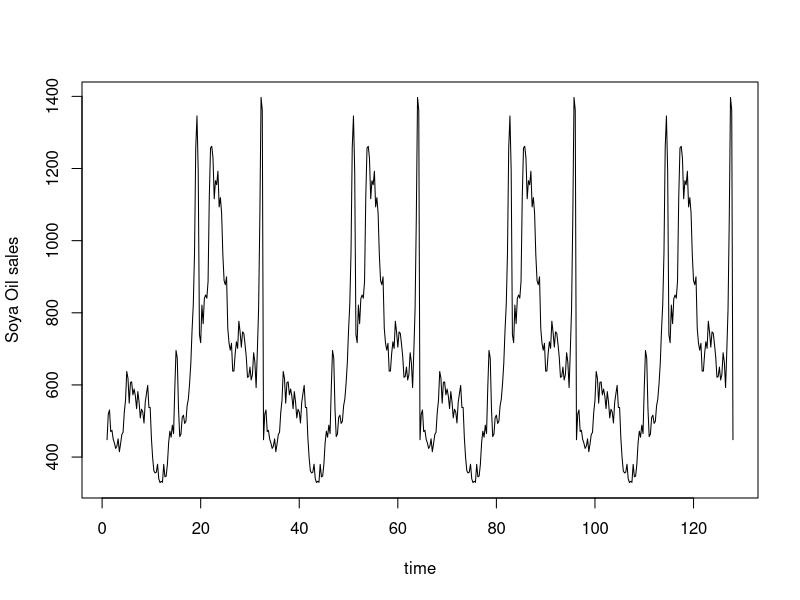
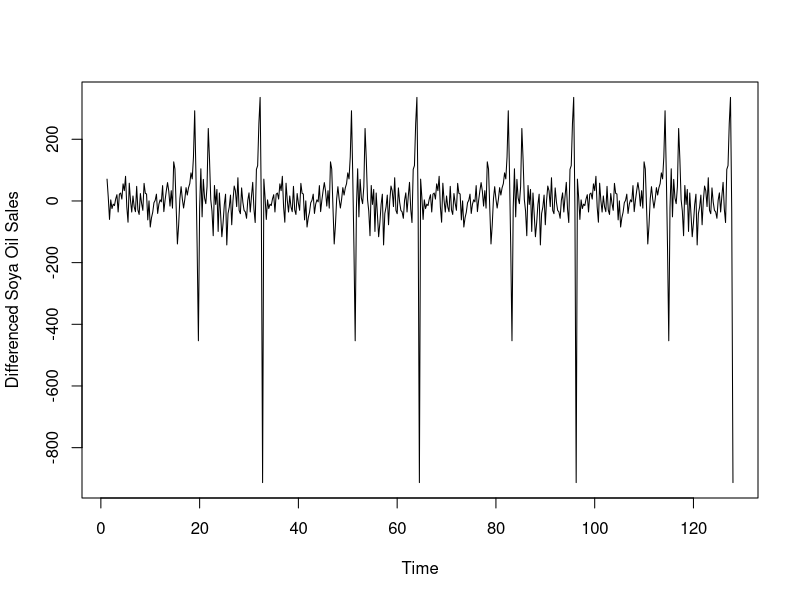
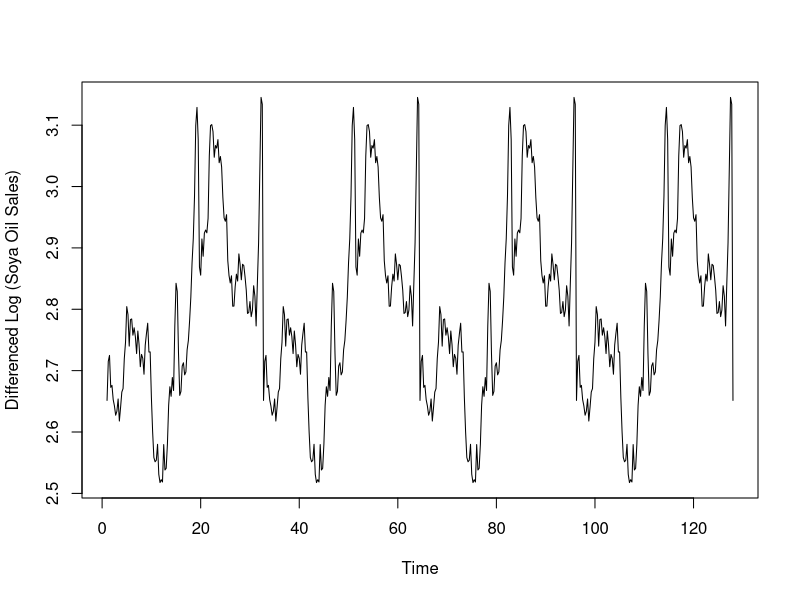
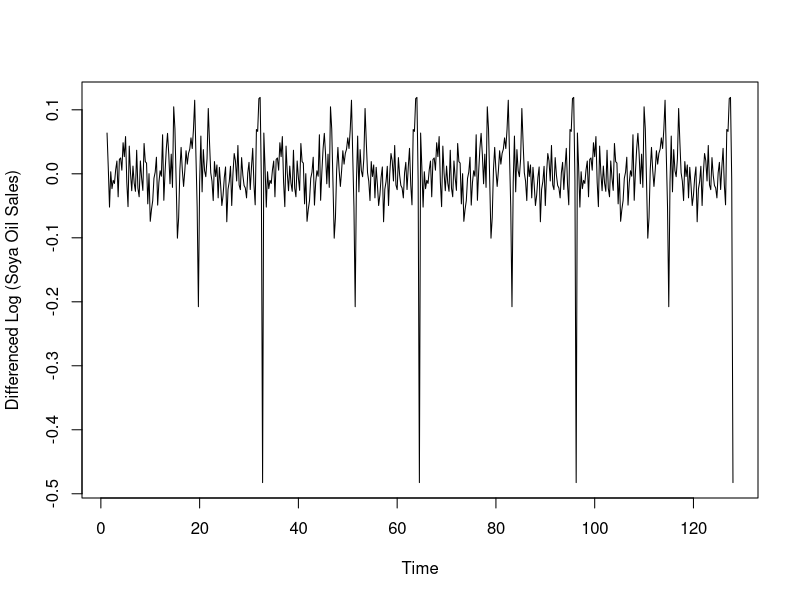
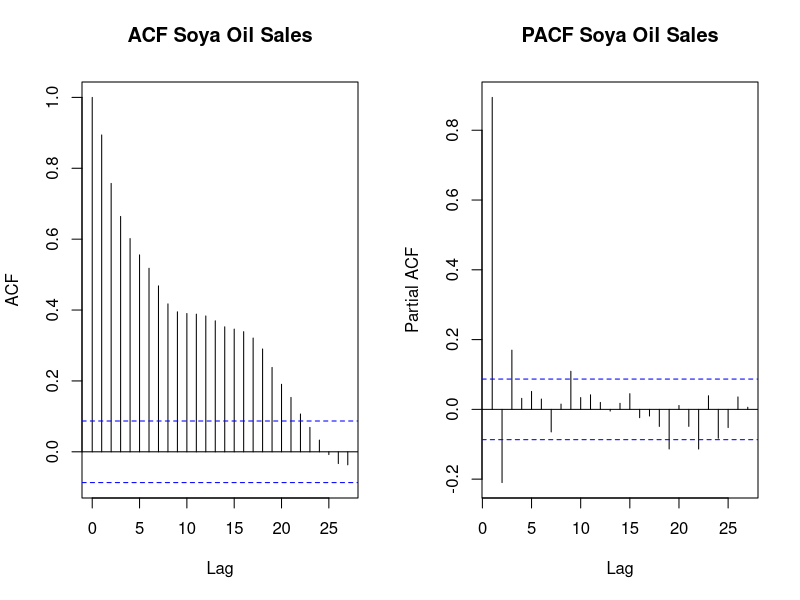
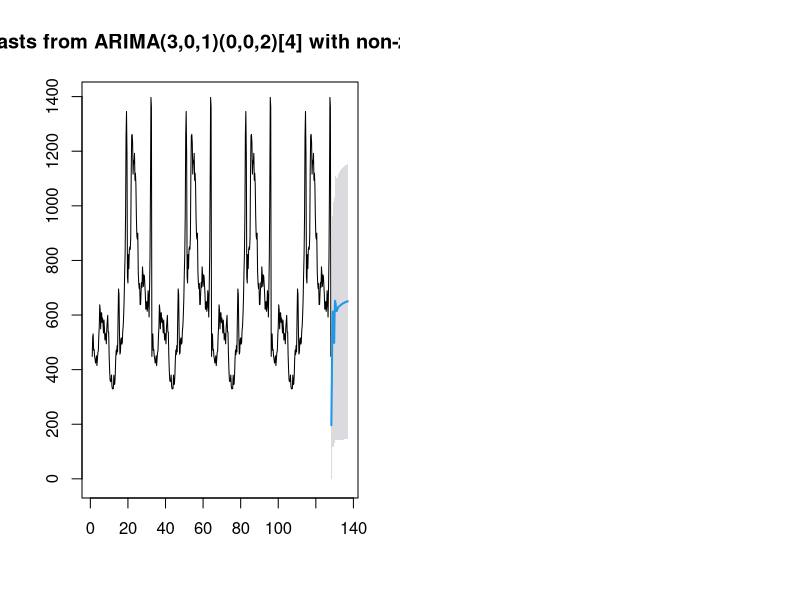

The R source for these figures, in order:
## ---- chunk 1
knitr::opts_chunk$set(echo = TRUE)
## ---- chunk 2
rm(list=ls())
library('forecast')
library('tseries')
## ---- chunk 3
data=read.csv("soya_oil data set for TS forecast.csv")
class(data) # dataframe
## ---- chunk 4
data=ts(data$Dollar,start=1,end=128,frequency=4)
class(data) # time series
# View(data)
## ---- chunk 5
plot(data,xlab='time',ylab='Soya Oil sales')
## ---- chunk 6
dd <- diff(data)
plot(dd,ylab='Differenced Soya Oil Sales')
## ---- chunk 7
ld <- log10(data)
plot(ld,ylab='Differenced Log (Soya Oil Sales)')
## ---- chunk 8
ld <- log10(data)
dld <- diff(ld)
plot(dld,ylab='Differenced Log (Soya Oil Sales)')
## ---- chunk 9
adf.test(data)
## ---- chunk 10
par(mfrow=c(1,2))
acf(ts(data),main="ACF Soya Oil Sales")
pacf(ts(data),main="PACF Soya Oil Sales")
## ---- chunk 11
ARIMAfit=auto.arima(data,ic="aic",trace=TRUE)
## ---- chunk 12
summary(ARIMAfit)
## ---- chunk 13
fc=forecast(ARIMAfit,level=c(95),h=3*12)
plot(fc)
## ---- chunk 14
summary(fc)
## ---- chunk 15
attributes(fc)
